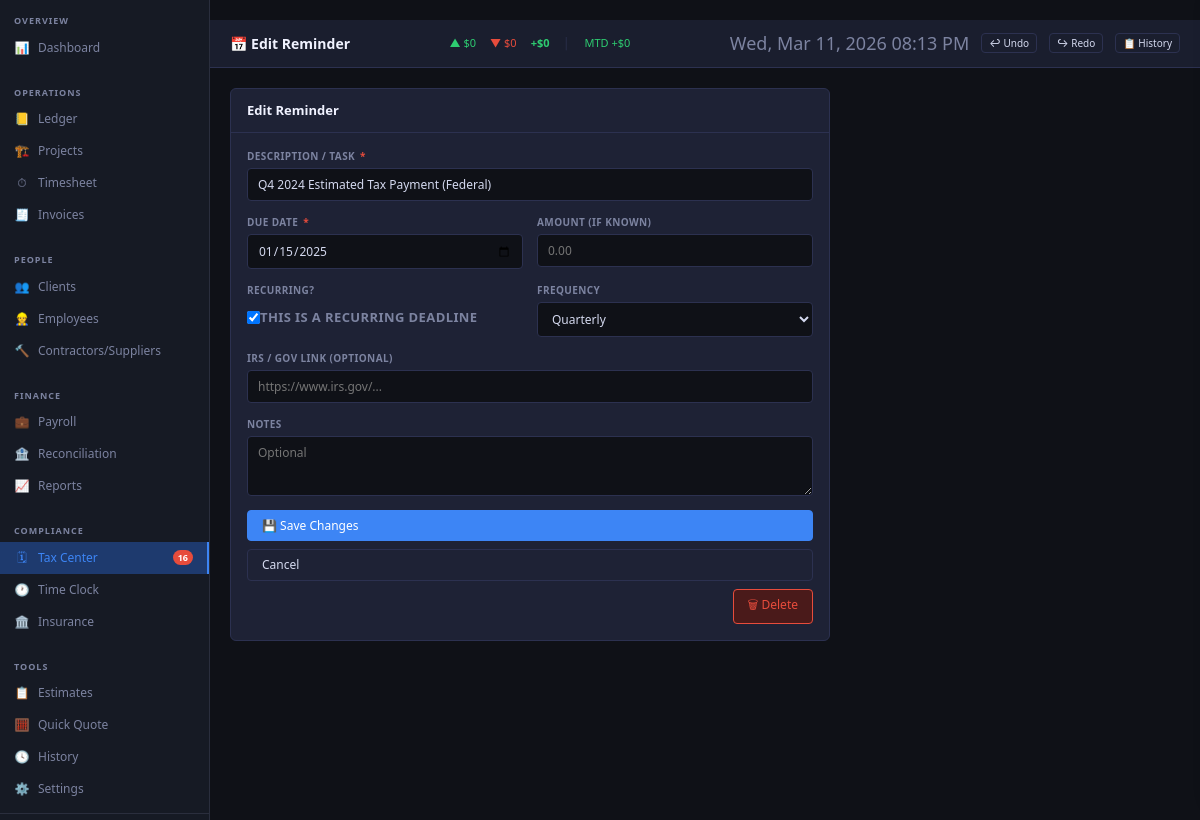
The app's page /tax/1/edit with its own data.
### tables this page shows
CREATE TABLE reminders (
    id INTEGER PRIMARY KEY AUTOINCREMENT,
    due_date TEXT NOT NULL,
    payment_date TEXT DEFAULT '',
    task_description TEXT NOT NULL DEFAULT '',
    is_recurring INTEGER DEFAULT 0,
    frequency TEXT DEFAULT '' CHECK(frequency IN ('','Monthly','Quarterly','Yearly')),
    status TEXT DEFAULT 'Pending' CHECK(status IN ('Pending','Done','RemindLater')),
    url TEXT DEFAULT '',
    amount REAL DEFAULT 0.0,
    notes TEXT DEFAULT '',
    created_at TEXT DEFAULT (datetime('now')),
    updated_at TEXT DEFAULT (datetime('now')),
    is_deleted INTEGER DEFAULT 0
);

### routes_phase7.py (the view)
@phase7.route('/tax/<int:rem_id>/edit', methods=['GET', 'POST'])
def tax_edit(rem_id):
    if request.method == 'GET':
        config = _cfg(); badges = _badges()
        conn = get_connection()
        try:
            r = conn.execute(
                "SELECT * FROM reminders WHERE id=? AND is_deleted=0", [rem_id]
            ).fetchone()
            if not r:
                flash('Reminder not found.', 'error')
                return redirect(url_for('phase7.tax'))
            return render_template('tax_form.html',
                config=config, badges=badges,
                reminder=dict(r), today=date.today().strftime('%Y-%m-%d'),
                prefill_desc='', prefill_date='')
        finally:
            conn.close()
    return _reminder_save(rem_id, request.form.to_dict())

### app.py (called while the page is built)
@app.context_processor
def inject_globals():
    return {'db_name': os.path.basename(DB_PATH)}

### database.py (called while the page is built)
def get_connection():
    conn = sqlite3.connect(DB_PATH)
    conn.row_factory = sqlite3.Row
    conn.execute("PRAGMA journal_mode=WAL")
    conn.execute("PRAGMA foreign_keys=ON")
    return conn

### routes_phase3.py (called while the page is built)
def _get_recurring_patterns(conn):
    rows = conn.execute(
        "SELECT * FROM recurring_patterns WHERE is_deleted=0"
    ).fetchall()
    return [dict(r) for r in rows]

### routes_phase7.py (called while the page is built)
def _cfg(conn=None):
    close = False
    if conn is None:
        conn = get_connection(); close = True
    try:
        r = conn.execute("SELECT * FROM company_config WHERE id=1").fetchone()
        return dict(r) if r else {}
    finally:
        if close: conn.close()

def _badges():
    from app import get_nav_badges
    return get_nav_badges()

### templates/tax_form.html (shortened to what this page needs)
{% extends "base.html" %}
{% block topbar_title %}📅 {% if reminder %}Edit Reminder{% else %}New Tax Reminder{% endif %}{% endblock %}
{% block content %}
<div style="max-width:600px">
  <div class="card">
    <div class="card-header">
      <span class="card-title">{% if reminder %}Edit Reminder{% else %}Add Tax Reminder{% endif %}</span>
    </div>
    <div class="card-body">
      <form method="POST" id="rem-form"
            action="{% if reminder %}/tax/{{ reminder.id }}/edit{% else %}/tax/new{% endif %}">
        <div class="form-grid">
          <div class="form-group full">
            <label>Description / Task <span class="req">*</span></label>
            <input type="text" name="task_description" required
                   value="{{ reminder.task_description if reminder else prefill_desc }}"
                   placeholder="e.g. Form 941 - Q1 2026">
          </div>
          <div class="form-group">
            <label>Due Date <span class="req">*</span></label>
            <input type="date" name="due_date" required
                   value="{{ reminder.due_date if reminder else prefill_date }}">
          </div>
          <div class="form-group">
            <label>Amount (if known)</label>
            <input type="number" name="amount" step="0.01" min="0"
                   value="{{ '{:.2f}'.format(reminder.amount) if reminder and reminder.amount else '' }}"
                   placeholder="0.00">
          </div>
          <div class="form-group">
            <label>Recurring?</label>
            <div class="flex gap-8" style="align-items:center;margin-top:6px">
              <label class="flex gap-6" style="align-items:center;cursor:pointer">
                <input type="checkbox" name="is_recurring" id="is-recurring"
                       {% if reminder and reminder.is_recurring %}checked{% endif %}
                       onchange="toggleFreq()">
                <span style="font-size:13px">This is a recurring deadline</span>
              </label>
            </div>
          </div>
          <div class="form-group" id="freq-group" style="{% if not (reminder and reminder.is_recurring) %}display:none{% endif %}">
            <label>Frequency</label>
            <select name="frequency">
              {% for f in ['Monthly', 'Quarterly', 'Yearly'] %}
              <option value="{{ f }}" {% if reminder and reminder.frequency == f %}selected{% endif %}>{{ f }}</option>
              {% endfor %}
            </select>
          </div>
          <div class="form-group full">
            <label>IRS / Gov Link (optional)</label>
            <input type="url" name="url"
                   value="{{ reminder.url if reminder else '' }}"
                   placeholder="https://www.irs.gov/...">
          </div>
          <div class="form-group full">
            <label>Notes</label>
            <textarea name="notes" rows="2" placeholder="Optional">{{ reminder.notes if reminder else '' }}</textarea>
          </div>
          <div class="form-group full flex gap-8">
            <button type="submit" class="btn btn-primary">
              {% if reminder %}💾 Save Changes{% else %}➕ Add Reminder{% endif %}
            </button>
            <a href="/tax" class="btn btn-outline">Cancel</a>
            {% if reminder %}
            <button type="button" class="btn btn-danger" style="margin-left:auto"
                    onclick="if(confirm('Delete this reminder?')) { fetch('/api/reminders/{{ reminder.id }}/delete',{method:'POST'}).then(()=>window.location='/tax'); }">
              🗑 Delete
            </button>
            {% endif %}
          </div>
        </div>
      </form>
    </div>
  </div>
</div>
{% endblock %}

### templates/base.html (style rules this page uses)
:root { --bg: #0f1117; --sidebar-bg: #161a24; --sidebar-border: #2a2e3d; --content-bg: #1a1e2e; --card-bg: #1e2235; --card-border: #2c3150; --accent: #3d85f5; --accent-hover: #5a99ff; --accent-dim: #1e3a6e; --text: #d4d9ef; --text-dim: #7c83a0; --text-bright: #f0f2ff; --green: #2ecc71; --green-dim: #1a4a2e; --yellow: #f0c040; --yellow-dim: #4a3c10; --red: #e74c3c; --red-dim: #4a1a1a; --orange: #f39c12; --orange-dim: #4a2e08; --border: #2c3150; --input-bg: #0f1117; --hover: #252a3d; --success: #27ae60; --sidebar-w: 210px; --header-h: 48px; --surface: #1e2235; }
*, *::before, *::after { box-sizing: border-box; margin: 0; padding: 0; }
body { font-family: 'Segoe UI', system-ui, -apple-system, sans-serif; background: var(--bg); color: var(--text); font-size: 13px; line-height: 1.5; min-height: 100vh; }
.card { background: var(--card-bg); border: 1px solid var(--card-border); border-radius: 6px; margin-bottom: 16px; }
.card-header { padding: 12px 16px; border-bottom: 1px solid var(--card-border); display: flex; align-items: center; gap: 8px; }
.card-title { font-size: 13px; font-weight: 600; color: var(--text-bright); }
.card-body { padding: 16px; }
.form-grid { display: grid; grid-template-columns: repeat(auto-fit, minmax(220px, 1fr)); gap: 14px; }
.form-group { display: flex; flex-direction: column; gap: 4px; }
.form-group.full { grid-column: 1/-1; }
label { font-size: 10px; font-weight: 600; color: var(--text-dim); text-transform: uppercase; letter-spacing: 0.4px; }
label .req { color: var(--red); margin-left: 2px; }
input, select, textarea { background: var(--input-bg); border: 1px solid var(--border); color: var(--text); padding: 7px 10px; border-radius: 4px; font-size: 12px; font-family: inherit; transition: border-color 0.15s; width: 100%; }
textarea { resize: vertical; min-height: 60px; }
input[type="checkbox"] { width: auto; }
.btn { display: inline-flex; align-items: center; gap: 5px; padding: 6px 14px; border-radius: 4px; font-size: 12px; font-weight: 500; cursor: pointer; border: 1px solid transparent; transition: all 0.15s; text-decoration: none; white-space: nowrap; font-family: inherit; }
.btn-primary { background: var(--accent); color: #fff; border-color: var(--accent); }
.btn-outline { background: transparent; color: var(--text); border-color: var(--border); }
.btn-danger { background: var(--red-dim); color: var(--red); border-color: var(--red); }
.flex { display: flex; }
.gap-8 { gap: 8px; }

### records on screen
reminders: task_description "Q4 2024 Estimated Tax Payment (Federal)", due_date "01/15/2025", is_recurring "☑", frequency "Quarterly"

### other values on screen
{{ badges.overdue_reminders }} "16"
